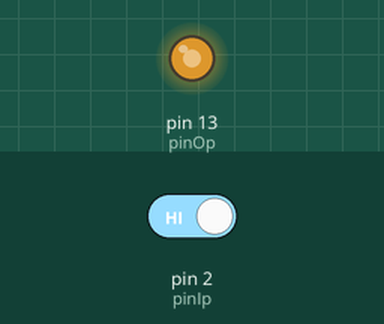
The sketch below on a simulated Arduino Uno, built with avr-gcc and run on an emulated ATmega328P. Parts: output pins drawn as LEDs (lit = HIGH). The test bench sets the inputs (shaded band); at power-on: pin 2 (pinIp) HIGH.

Above: at 1.2 s.
1.3 s: pin 2 (pinIp) driven LOW
At 2.5 s:
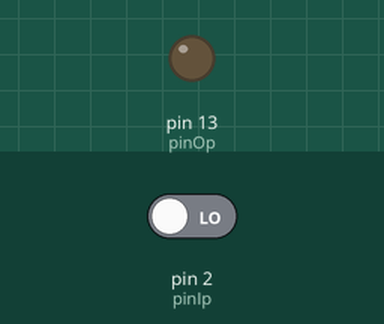
2.8 s: pin 2 (pinIp) driven HIGH
At 3.2 s:
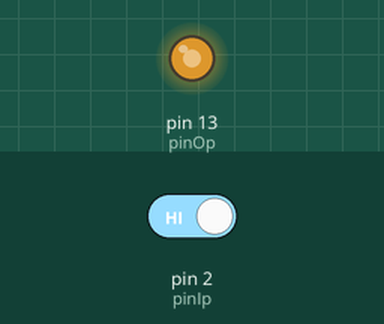
Timing chart, 0 to 5.8 s (numbered marks = the images above; inputs shaded):
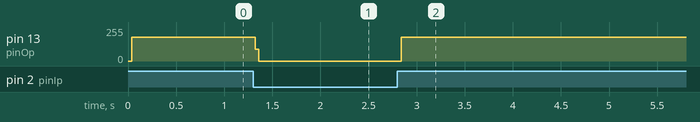

The sketch:

pushButton.ino
```cpp
int pinOp = 13;
int pinIp = 2;
int val = 0;

void setup() {
  pinMode(pinIp, INPUT);
  pinMode(pinOp, OUTPUT);
}

void loop() {
  val = digitalRead(pinIp);
  digitalWrite(pinOp, LOW);

  if (val == 0)
    digitalWrite(pinOp, LOW);
  else
    digitalWrite(pinOp, HIGH);
}
```

Measured:
- after the input at 1.3 s, pin 13 (pinOp): 178/255 → 0/255 at once
- after the input at 2.8 s, pin 13 (pinOp): 0/255 → 178/255 at once
